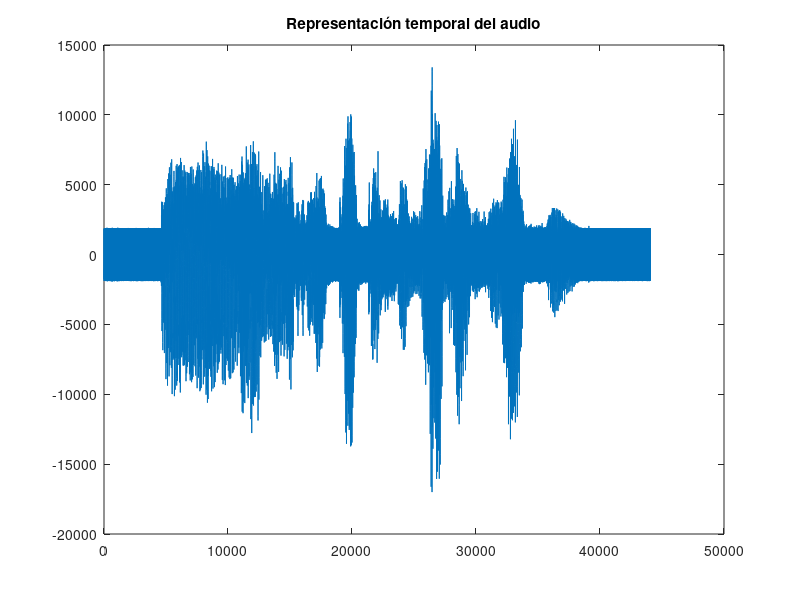

MATLAB code for this plot: (Note: this script raises an error after producing the figure.)
%%%%%%%%%%%%%%%%%%%%%%%%%%%%%%%%%%%%%%%%%%%%%%%%%%%%%%%%%%%%%%%%%%%%%%%%%%
%%%%%%%%%%%%%%%%% PRÁCTICA 5: BEAMFORMER DELAY AND SUM %%%%%%%%%%%%%%%%%%%
%%%%%%%%%%%%%%%%%%%%%%%%%%%%%%%%%%%%%%%%%%%%%%%%%%%%%%%%%%%%%%%%%%%%%%%%%%
% Autores: Javier Lobato Martín y Sergio Zapata Caparrós
%%%%%%%%%%%%%%%%%%%%%%%%%%%%%%%%%%%%%%%%%%%%%%%%%%%%%%%%%%%%%%%%%%%%%%%%%%
clc
clear all
close all

%Cargamos las señales
signals = load('signals_array.mat');
xc = signals.xc;
xc = cell2mat(xc); % 7 columnas

figure(1)
plot(xc(:,3))
title('Representación temporal del audio')


%Determinamos variables
Fs = 16e3;          %Frecuencia de muestreo
d = 0.04;           %Distancia entre sensores
Vprop = 340;        %Velocidad del sonido
Ltrama = 256;       %Tramas de 256 muestras
Lfft = 512;
N = 7;              %Contamos con 7 elementos
phi = pi/4;         %Ángulo de llegada del target
L_signal = length(xc(:,1));   %Longitud total de la señal
Ntramas = floor(L_signal/128);       %Determinamos el número de tramas
win = hanning(Ltrama+1,'periodic'); %Establecemos la ventana de hanning
n = (0:1:N-1);         
freq = linspace(1, 8000, 129); %Vector de frecuencias (Fs >= Fmax)
spherical = 1;

%% Tipo de onda
%Cáculo de la contribución de onda esférica si procede
if spherical == 1
    fprintf('Aplicada onda esférica \n');
    % Vector posición en el plano x de los sensores
    rxn = n*d;
    % Vector posición de la fuente (x,y) = (x_sensor_central, 1m)
    r_source = [rxn(ceil(length(rxn)/2)) 1];
    % Matriz de posiciones de cada sensor en el plano (x,y)
    r_n = transpose(padarray(rxn, [1 0], 'post'));
    % Vector de retardos
    tn = zeros(1,N);
    % Factor multiplicador del steering vector
    d_n = zeros(1,N);
    % Distancia de los sensores a la fuente
    r_s_n = zeros(1,N);
    
    
    % Cálculo de las distancias
    for i = 1:N
        % Distancia euclídea entre la fuente y el sensor n
        r_s_n(i) = norm(r_n(i, :) - r_source);
        % Se computa el factor con la distancia del sensor0 a la fuente y cada
        % una de las distancias de los sensores a la fuente
        d_n(i) = r_s_n(1) / r_s_n(i);
        %Retardo (distancia / velocidad)
        tn(i) = (r_s_n(i) - r_s_n(1)) / Vprop;
    end
    
    
    %Si tomamos como referencia t0, restamos ese retardo al resto:
    tn = tn - tn(1);
    
% Suposición onda plana    
else
    fprintf('Aplicada onda plana \n');
    % Se computa el retardo asociado a cada sensor (para 90 siempre es 0)
    tn=(n*d*cos(phi))/Vprop;
    d_n = ones(1,N);
end


%% MATRIZ DE CORRELACIÓN ESPACIAL DEL RUIDO
muestras_ruido = 3000;
corr_noise = noise_matrix(N, freq, win, Ltrama, muestras_ruido, xc);

%% Beamformer

%Creamos la matriz vacía donde vamos a guardar el resultado final
xc_out = zeros(L_signal,N);

%obtenemos los pesos por medio de nuestra función auxiliar
w = pesos_DAS(d_n, tn, freq);
%w = pesos_MVDR(d_n, tn, freq, corr_noise);

XOUT = zeros(129, 1);
iter = 1;


%Para realizar el trabajo, usaremos un doble bucle
for ntram = 1:Ntramas 

    for c = 1:N        
        
        xn = xc(iter:iter + Ltrama ,c); %Tomamos la porción de señal del canal correspondiente
        Xn = fft(sqrt(win).*xn);        %Realizamos la transformada de Fourier de la ventana
        Xn = Xn(1:Ltrama/2+1);          %Tomamos las componentes de frecuencia de 0 a Fs/2 (Fs/2 = 8 kHz)s     
        Xn = Xn .* conj(w(:,c));        %Multiplicamos por los pesos correspondientes
        

        
        %Realizamos la simetrización para practicar la transformada inversa
        XOUT = cat(1, Xn, conj(Xn(end:-1:2)));
        xout = real(ifft(XOUT).*sqrt(win));
        
        %Concatenación de tramas mediante ''overlap add''
        xc_out(iter:iter + Ltrama, c) = xc_out(iter:iter + Ltrama, c) + xout;

    end
    
    
    iter = iter + 127; %Actualizamos el iterador

end

%Unimos todos los canales y realizamos una escucha
xc_out_sum = sum(xc_out, 2);

xout_norm = xc_out_sum/max(abs(xc_out_sum));
x_antes_norm = xc(:,3)/max(abs(xc(:,3)));
soundsc(real(xout_norm),Fs);

% Guardamos señal resultante normalizada
fout=strcat('Resultado','.wav');
audiowrite(fout,xout_norm,Fs)


figure(2)
plot(x_antes_norm);
hold on
plot(real(xout_norm));
hold off
legend('Señal sensor central','Señal a la salida del beamformer')
title('Representación temporal tras D&S')
%Se puede comprobar como el ruido se ha minimizado

%% Cálculo SNR
%Para realizar el cálculo de la SNR, calculamos la potencia de la señal
%y del ruido (primeras 3000 muestras) y obtenemos el ratio.

% SNR DESPUÉS DEL BEAMFORMING 
ruido_orig = var((xc(1:3000, 1))); %Interferencia aislada en las 3000 primeras muestras
pot_orig = var((xc(3001:end, 1)));
SNR_orig = calculo_SNR(pot_orig, ruido_orig);
fprintf('SNR(antes)  = %f dB\n', SNR_orig);

% SNR DESPUÉS DEL BEAMFORMING
ruido_BF = var(real(xc_out_sum(1:3000)));
pot_BF = var(real(xc_out_sum(3001:end)));
SNR_BF = calculo_SNR(pot_BF, ruido_BF);
fprintf('SNR(BF)  = %f dB\n', SNR_BF);


%% Comprobación beamformer

% VARIABLES PARA REPRESENTAR
theta = linspace(0, pi, 200); % Barrido en theta
theta_polar = linspace(0, 2*pi, 400); % Barrido representación polar
theta_surf = linspace(0, 2*pi, 129); % Barrido en theta


% VISUALIZACIÓN DE LOS RETARDOS
figure(3)
stem(tn)
title('Retardos de cada sensor')
ylabel('tiempo (s)')
xlabel('N sensor')
% La señal llega primero al último sensor (7). Es por ello que tiene
% asociado el mayor retardo de todos.


% CÁLCULO DE DIRECTIVIDADES
% Almacenamos en un vector los índices correspondientes a las frecuencias
% de interés 

% frecuencias = [100, 400, 700, 1000, 2000,
% 3000, 4000, 5000, 6000, 7000, 8000]
index_freq = [3, 7, 12, 17, 33, 49, 69, 81, 97, 113, 129];
D_matrix = zeros(length(index_freq),400);

for index=1:length(index_freq)

    D_matrix(index,:) = calcula_Dteo(w, freq, index_freq(index), d, Vprop, theta);

end

index_freq1 = 17; % 1kHz
D_1kHz = calcula_Dteo(w, freq, index_freq1, d, Vprop, theta);
index_freq2 = 129; % 8kHz
D_8kHz = calcula_Dteo(w, freq, index_freq2, d, Vprop, theta);

% Crear un gradiente de 10 colores que va de verde a azul
color_map = [linspace(0,0,5)', linspace(1,0,5)', linspace(1,1,5)';
             linspace(0,0,5)', linspace(0,1,5)', linspace(1,0,5)'];

% Establecer el gradiente de colores personalizado
colormap(color_map);



figure(4);
polarplot(theta_polar, D_matrix(1,:),'Color',[color_map(1,:)]);
hold on
polarplot(theta_polar, D_matrix(2,:),'Color',[color_map(2,:)]);
hold on
polarplot(theta_polar, D_matrix(3,:),'Color',[color_map(3,:)]);
hold on
polarplot(theta_polar, D_matrix(4,:),'Color',[color_map(4,:)]);
hold on
polarplot(theta_polar, D_matrix(5,:),'Color',[color_map(5,:)]);
hold on
polarplot(theta_polar, D_matrix(6,:),'Color',[color_map(6,:)]);
hold on
polarplot(theta_polar, D_matrix(7,:),'Color',[0.6350 0.0780 0.1840]);
hold on
polarplot(theta_polar, D_matrix(8,:),'Color',[color_map(7,:)]);
hold on
polarplot(theta_polar, D_matrix(9,:),'Color',[color_map(8,:)]);
hold on
polarplot(theta_polar, D_matrix(10,:),'Color',[color_map(9,:)]);
hold on
polarplot(theta_polar, D_matrix(11,:),'Color',[color_map(10,:)]);
title('Directividad teórica');
legend('f = 100Hz','f = 400Hz','f = 700Hz','f = 1kHz','f = 2kHz','f = 3kHz','f = 4.25kHz','f = 5kHz','f = 6kHz','f = 7kHz', 'f = 8kHz');
% Se observa el aumento de la directividad conforme la frecuencia va
% creciendo.
% Podemos ver como aparecen lóbulos indeseados en las frecuencias a partir
% de nuestra frecuencia óptima de lambda/2 = 4250 Hz. El valor óptimo es
% donde se puede observar una mayor directividad sin lóbulos secundarios
% indeseados. Esto se justifica en base al teorema de muestreo espacial:
% La separación entre sensores 


% DIRECTIVIDAD EN FUNCIÓN DE LA FRECUENCIA
Df = calcula_Df(w, freq, d, Vprop, theta_surf);
figure(5);
surf(rad2deg(theta_surf), freq, Df);
ylabel('f(Hz)');
xlabel('phi');
zlabel('D(f, phi)');
title('Directividad en función de la frecuencia y ángulo');


figure(6);
pcolor(freq, rad2deg(theta_surf), abs(Df.'));
shading interp;
colorbar;
xlabel('Frecuencia (Hz)');
ylabel('φ(grados)');
title('Directividad en función de la frecuencia y ángulo');
% Se aprecia como a frecuencias más altas, el ancho del lóbulo principal
% disminuye (se hace más directivo). delta = 1/(f*L)
% Se ve también que a partir de un determinado valor de frecuencia,
% aparecen más rizados (o lóbulos secundarios).

